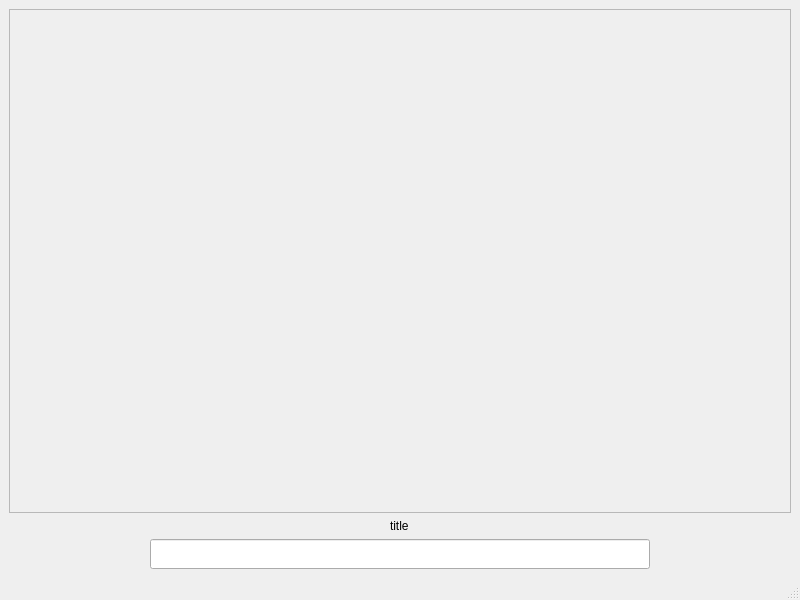
<?xml version="1.0" encoding="UTF-8"?>
<ui version="4.0">
 <class>MainWindow</class>
 <widget class="QMainWindow" name="MainWindow">
  <property name="geometry">
   <rect>
    <x>0</x>
    <y>0</y>
    <width>800</width>
    <height>600</height>
   </rect>
  </property>
  <property name="windowTitle">
   <string>Media library</string>
  </property>
  <widget class="QWidget" name="centralwidget">
   <layout class="QVBoxLayout" name="verticalLayout_2">
    <item>
     <layout class="QVBoxLayout" name="verticalLayout">
      <item>
       <widget class="QScrollArea" name="scrollArea">
        <property name="sizePolicy">
         <sizepolicy hsizetype="Expanding" vsizetype="Expanding">
          <horstretch>0</horstretch>
          <verstretch>0</verstretch>
         </sizepolicy>
        </property>
        <property name="widgetResizable">
         <bool>true</bool>
        </property>
        <widget class="QWidget" name="scrollAreaWidgetContents">
         <property name="geometry">
          <rect>
           <x>0</x>
           <y>0</y>
           <width>776</width>
           <height>489</height>
          </rect>
         </property>
         <property name="sizePolicy">
          <sizepolicy hsizetype="Preferred" vsizetype="Preferred">
           <horstretch>0</horstretch>
           <verstretch>0</verstretch>
          </sizepolicy>
         </property>
         <widget class="QWidget" name="gridContainer" native="true">
          <property name="geometry">
           <rect>
            <x>9</x>
            <y>9</y>
            <width>781</width>
            <height>471</height>
           </rect>
          </property>
          <property name="sizePolicy">
           <sizepolicy hsizetype="Preferred" vsizetype="Preferred">
            <horstretch>0</horstretch>
            <verstretch>0</verstretch>
           </sizepolicy>
          </property>
          <widget class="QWidget" name="gridLayoutWidget">
           <property name="geometry">
            <rect>
             <x>10</x>
             <y>10</y>
             <width>761</width>
             <height>451</height>
            </rect>
           </property>
           <layout class="QGridLayout" name="gridLayout"/>
          </widget>
         </widget>
        </widget>
       </widget>
      </item>
      <item alignment="Qt::AlignmentFlag::AlignHCenter">
       <widget class="QLabel" name="label">
        <property name="maximumSize">
         <size>
          <width>16777215</width>
          <height>50</height>
         </size>
        </property>
        <property name="text">
         <string>title</string>
        </property>
       </widget>
      </item>
      <item alignment="Qt::AlignmentFlag::AlignHCenter">
       <widget class="QLineEdit" name="lineEdit">
        <property name="sizePolicy">
         <sizepolicy hsizetype="Expanding" vsizetype="Fixed">
          <horstretch>0</horstretch>
          <verstretch>0</verstretch>
         </sizepolicy>
        </property>
        <property name="minimumSize">
         <size>
          <width>500</width>
          <height>30</height>
         </size>
        </property>
        <property name="maximumSize">
         <size>
          <width>16777215</width>
          <height>16777215</height>
         </size>
        </property>
        <property name="sizeIncrement">
         <size>
          <width>150</width>
          <height>0</height>
         </size>
        </property>
        <property name="layoutDirection">
         <enum>Qt::LayoutDirection::LeftToRight</enum>
        </property>
        <property name="text">
         <string/>
        </property>
        <property name="alignment">
         <set>Qt::AlignmentFlag::AlignCenter</set>
        </property>
       </widget>
      </item>
     </layout>
    </item>
   </layout>
  </widget>
  <widget class="QStatusBar" name="statusbar"/>
  <action name="actionLoad">
   <property name="text">
    <string>Load</string>
   </property>
  </action>
  <action name="actionNew">
   <property name="text">
    <string>New</string>
   </property>
  </action>
  <action name="actionEdit">
   <property name="text">
    <string>Edit</string>
   </property>
  </action>
  <action name="actionRemove">
   <property name="text">
    <string>Remove</string>
   </property>
  </action>
  <action name="actionHelp">
   <property name="text">
    <string>Help</string>
   </property>
  </action>
  <action name="actionNew_2">
   <property name="text">
    <string>New</string>
   </property>
  </action>
  <action name="actionLoad_2">
   <property name="text">
    <string>Load</string>
   </property>
  </action>
  <action name="actionHelp_2">
   <property name="text">
    <string>Help</string>
   </property>
  </action>
  <action name="actionNew_3">
   <property name="text">
    <string>New</string>
   </property>
  </action>
  <action name="actionLoad_3">
   <property name="text">
    <string>Load</string>
   </property>
  </action>
  <action name="actionHelp_3">
   <property name="text">
    <string>Help</string>
   </property>
  </action>
  <action name="actionNew_4">
   <property name="text">
    <string>New</string>
   </property>
  </action>
 </widget>
 <resources/>
 <connections/>
</ui>
